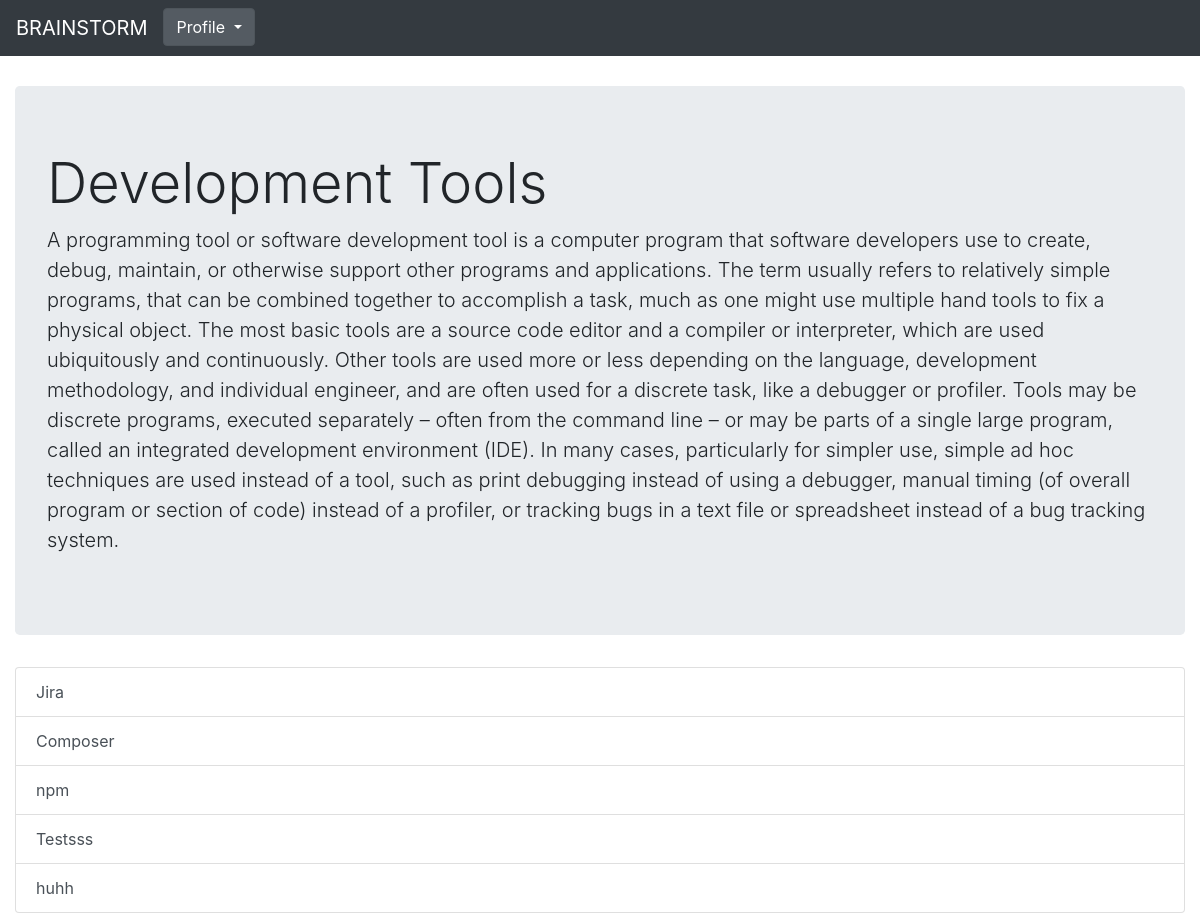
Before: /14/ with the older database file.
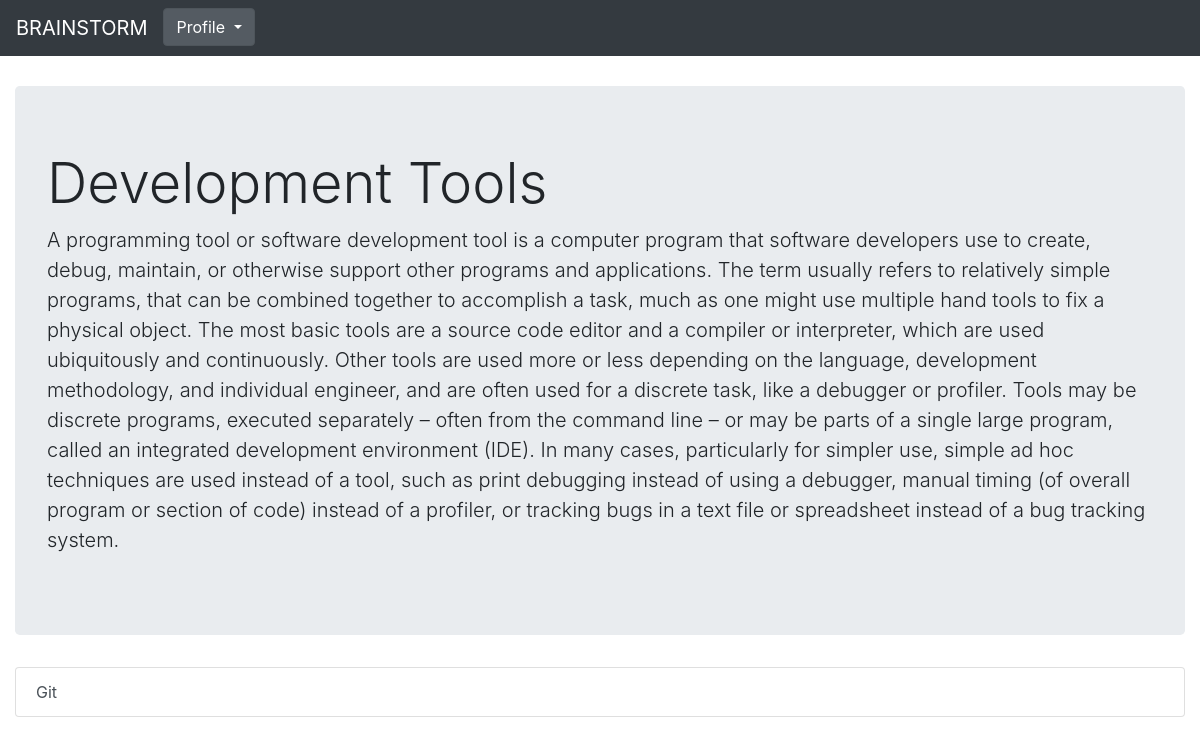
After: the same page with the newer database file.
### category/models.py (models this page shows, shortened)
class Category(models.Model):
    name = models.CharField(max_length=30)
    description = models.TextField()
    image = models.ImageField(upload_to = 'category/static/image')

class Test(models.Model):
    title = models.CharField(max_length=30)
    category = models.ForeignKey(Category, on_delete=models.CASCADE, verbose_name="Category")

### category/views.py (the view)
# urls.py: path('<int:category_id>/', views.detail, name='detail'),
def detail(request, category_id):
    try:
        category = Category.objects.get(pk=category_id)
        tests = Test.objects.all().filter(category=category_id)
    except Category.DoesNotExist:
        raise Http404('Category does not exist')
    return render (request, 'category/detail.html', {'category': category, 'tests': tests})

### category/templates/category/detail.html
{% extends "category/layout.html"%}
{%block content%}
{%if category %}
<div class="container-fluid">
    <div class="jumbotron">
        <h1 class="display-4">{{category.name}}</h1>
        <p class="lead">{{category.description}}</p>
    </div>
    {%if tests %}
    <div class="list-group">
        {%for test in tests%}
        <a href="{% url 'quiz' test.id %}" class="list-group-item list-group-item-action">{{test.title}}</a>
        {%endfor%}
    </div>
    {% endif%}
</div>
{% endif%}
{%endblock%}

### category/templates/category/layout.html (shortened to what this page needs)
<!DOCTYPE html>
<html>
<head>
    {% load staticfiles %}
    <link rel="stylesheet" href="{% static 'css/bootstrap.min.css'%}" type="text/css">
</head>
<body>
    <nav class="navbar navbar-dark bg-dark" style="margin-bottom: 30px">
        <ul class="nav nav-pills">
            <li>
                <a class="navbar-brand" href="{% url 'index' %}">BRAINSTORM</a>
            </li>
            {% if user %}
            <li class="nav-item dropdown">
                <div class="dropdown show">
                    <a class="btn btn-secondary dropdown-toggle" href="#" role="button" id="dropdownMenuLink" data-toggle="dropdown" aria-haspopup="true" aria-expanded="false">
                        Profile
                    </a>
                </div>
            </li>
            {% endif %}
        </ul>
    </nav>
{%block content%}
{%endblock%}
</body>
</html>

Changed rows visible on the page:
removed Test: title "Jira"
removed Test: title "Composer"
removed Test: title "npm"
removed Test: title "Testsss"
removed Test: title "huhh"
added Test: title "Git"
